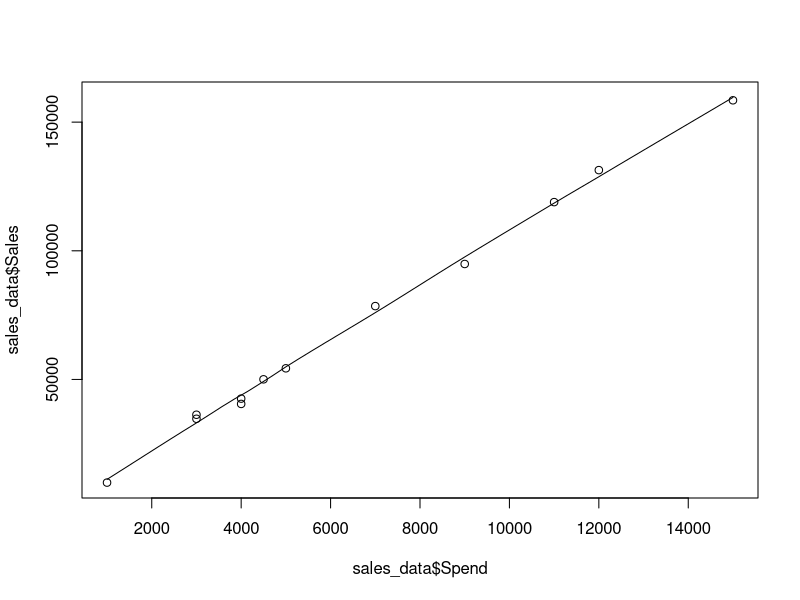
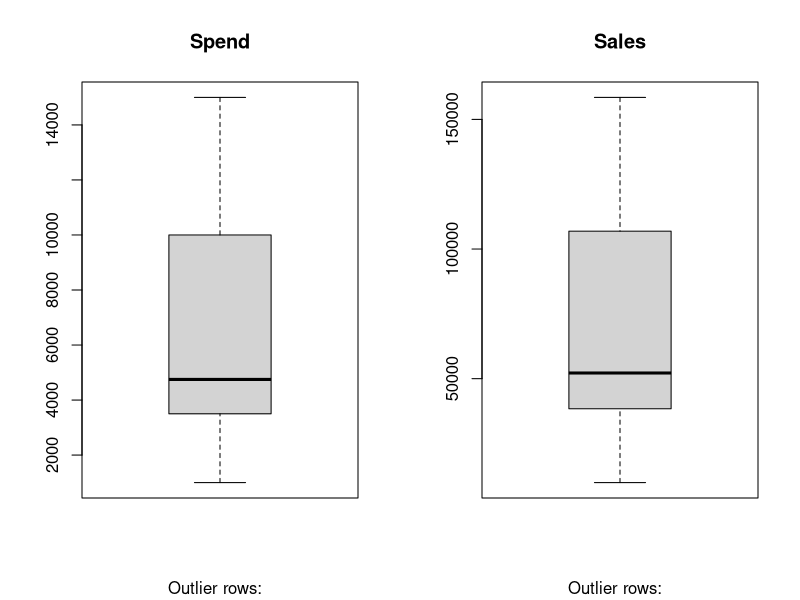
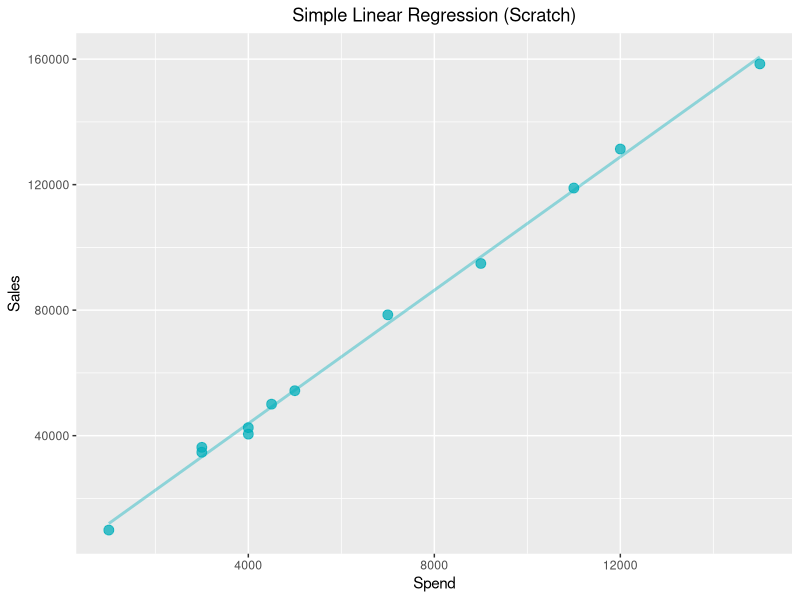

R code for these plots, in order:
#load visualization package
library("ggplot2")

#load dataset
sales_data <- read.csv("spend-sales.csv")

##graphical analysis
#scatter plot
scatter.smooth(x=sales_data$Spend, y=sales_data$Sales)

#boxplot
par(mfrow=c(1, 2))
boxplot(sales_data$Spend, main="Spend", sub=paste("Outlier rows: ", boxplot.stats(sales_data$Spend)$out))
boxplot(sales_data$Sales, main="Sales", sub=paste("Outlier rows: ", boxplot.stats(sales_data$Sales)$out))

##build simple linear regression from scratch
#convert dataframe into X and Y matrices
X = as.matrix(sales_data$Spend)
Y = as.matrix(sales_data$Sales)

#calculate coefficient
beta1 <- function(x, y) {
  result <- sum((x - mean(x)) * (y - mean(y))) / sum((x - mean(x))**2)
  return(result)
}

#calculate intercept
beta0 <- function(x, y) {
  b1 <-  beta1(x, y)
  result <- mean(y) - b1 * mean(x)
  return(result)
}

#predict using scratch model
pred_scratch <- function(x, y) {
  b1 <- beta1(x, y)
  b0 <- beta0(x, y)
  pred <- b0 + b1*x
  return(pred)
}

#plot model
y_hat <- pred_scratch(X, Y)
plot1 <- ggplot(sales_data) +
  geom_point(aes(x=Spend, y=Sales), color="#00AFBB", size=3, alpha=0.75) +
  geom_line(aes(x=Spend, y=y_hat), color="#00AFBB", size=1, alpha=0.4) +
  ggtitle("Simple Linear Regression (Scratch)") +
  theme(plot.title = element_text(hjust=0.5))
plot1

#check r2 and rmse scores
r2 <- function(actual, predicted) {
  SSE <- sum((predicted - actual)**2)
  SST <- sum((mean(actual) - actual)**2)
  return(1 - SSE/SST)
}
rmse <- function(actual, predicted) {
  MSE <- sum((predicted - actual)**2) / length(actual)
  return(sqrt(MSE))
}
r2_score <- r2(sales_data$Sales, y_hat)
r2_score
rmse_score <- rmse(sales_data$Sales, y_hat)
rmse_score

##linear regression model using lm function
linreg <- lm(Sales ~ Spend, data=sales_data)
summary(linreg)